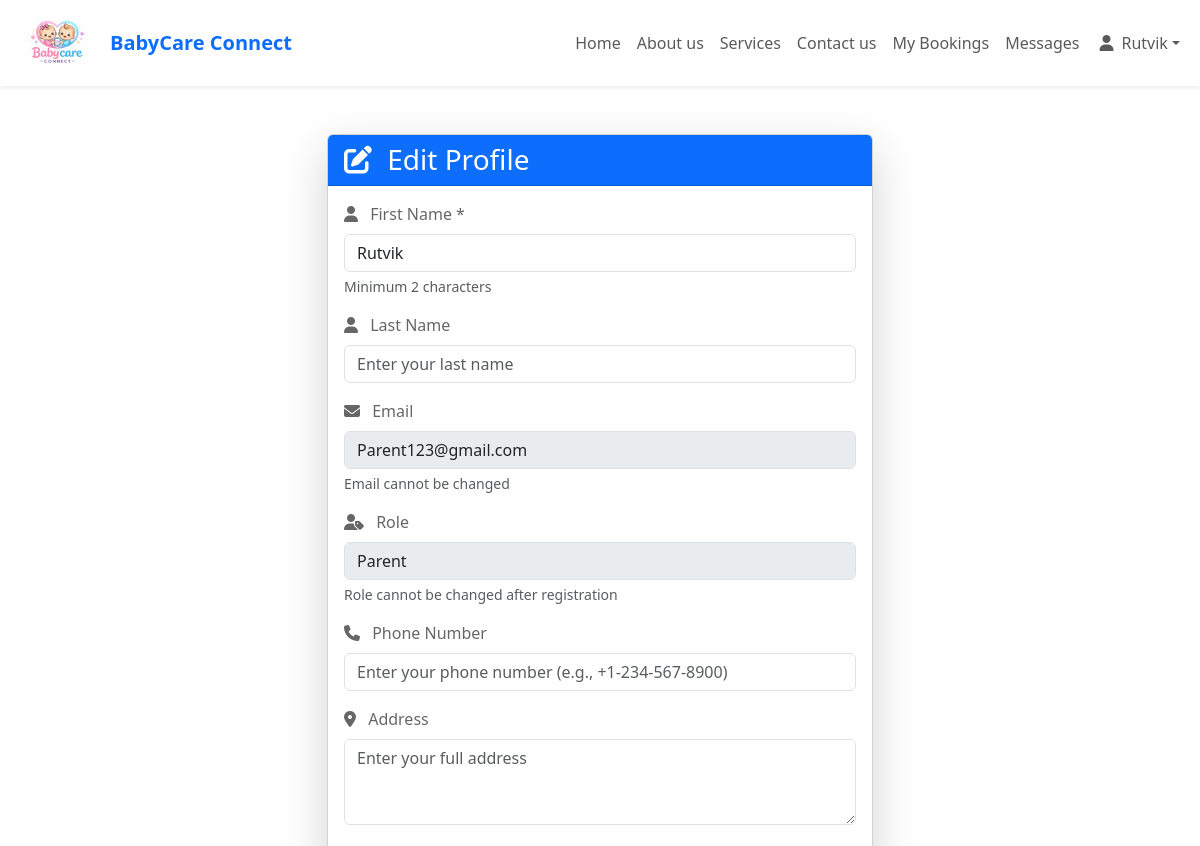
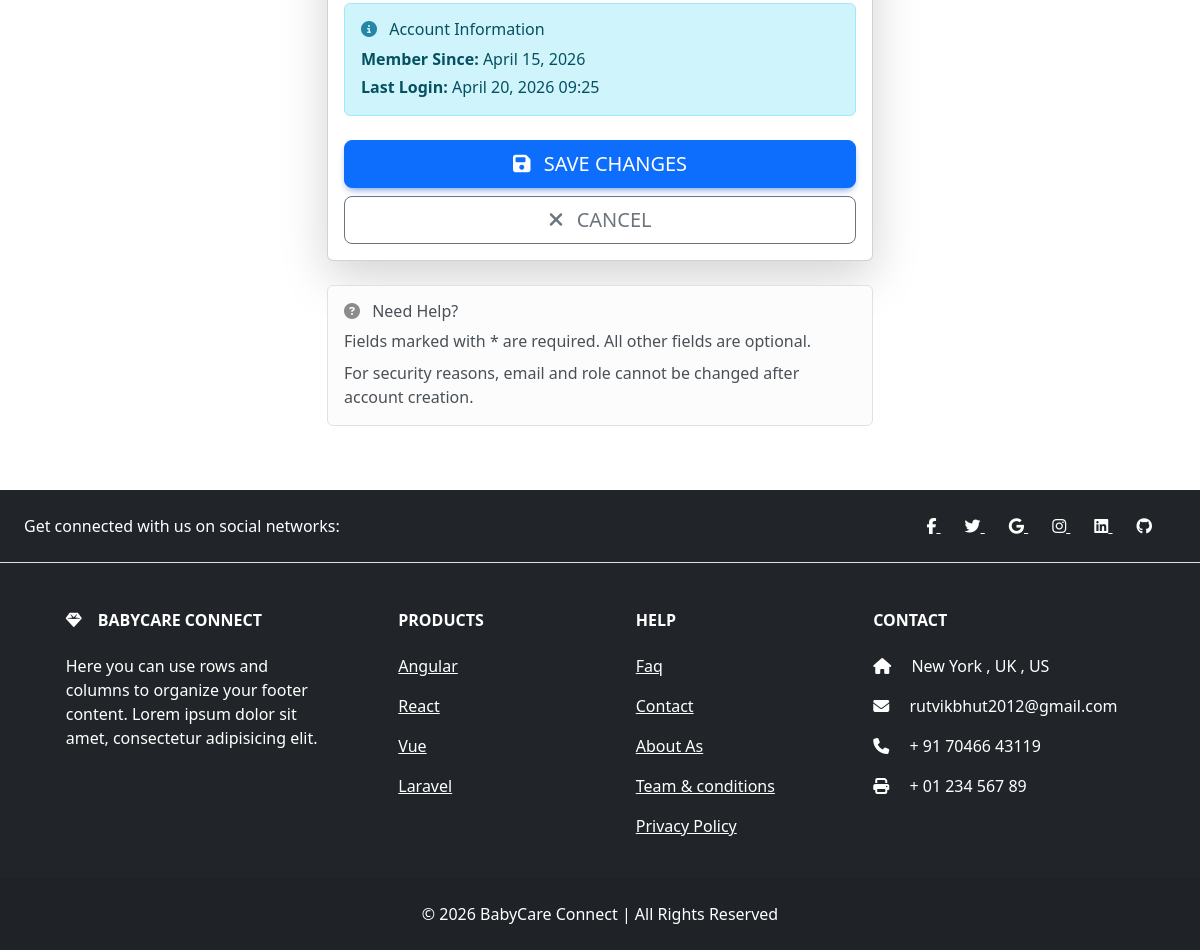
Page /profile/edit/ (signed in) on the committed database (2 pictures, top to bottom).
### babycareapp/models.py (models this page shows, shortened)
class User(AbstractUser):
    IS_PARENT = 'parent'
    IS_PROVIDER = 'provider'
    IS_ADMIN = 'admin'
    ROLE_CHOICES = [
        (IS_PARENT, 'Parent'),
        (IS_PROVIDER, 'Childcare Provider'),
        (IS_ADMIN, 'Admin'),
    ]
    email = models.EmailField(unique=True)
    role = models.CharField(max_length=10, choices=ROLE_CHOICES, default=IS_PARENT)
    phone_number = models.CharField(max_length=15, blank=True)
    address = models.TextField(blank=True)
    last_activity = models.DateTimeField(null=True, blank=True)
    is_typing = models.BooleanField(default=False)
    typing_to = models.IntegerField(null=True, blank=True)
    USERNAME_FIELD = 'email'
    REQUIRED_FIELDS = ['username']

### babycareapp/views.py (the view, shortened to what this page needs)
# urls.py: path('profile/edit/', views.edit_profile, name='edit_profile'),
@login_required
@cache_control(no_cache=True, no_store=True, must_revalidate=True)
def edit_profile(request):
    user = request.user
    return render(request, 'babycareapp/edit_profile.html', {'user': user})

### babycareapp/context_processors.py (called while the page is built)
def unread_messages(request):
    if request.user.is_authenticated:
        count = Message.objects.filter(receiver=request.user, is_read=False).count()
        return {'unread_count': count}
    return {'unread_count': 0}

### babycareapp/templates/babycareapp/edit_profile.html (shortened to what this page needs)
{% extends "babycareapp/nav.html" %}
{% block content %}
<!DOCTYPE html>
<html lang="en">
<head>
    <link href="https://cdn.jsdelivr.net/npm/bootstrap@5.3.2/dist/css/bootstrap.min.css" rel="stylesheet">
    <link rel="stylesheet" href="https://cdnjs.cloudflare.com/ajax/libs/font-awesome/6.5.1/css/all.min.css">
</head>
<body>
    <div class="container mt-5 mb-5">
        <div class="row justify-content-center">
            <div class="col-lg-6">
                <div class="card shadow-lg">
                    <div class="card-header bg-primary text-white">
                        <h3 class="mb-0">
                            <i class="fas fa-edit me-2"></i> Edit Profile
                        </h3>
                    </div>
                    <div class="card-body">
                        <form method="POST" class="needs-validation" novalidate>
                            <div class="mb-3">
                                <label for="first_name" class="form-label">
                                    <i class="fas fa-user me-2"></i> First Name *
                                </label>
                                <input
                                    type="text"
                                    class="form-control"
                                    id="first_name"
                                    name="first_name"
                                    value="{{ user.first_name }}"
                                    placeholder="Enter your first name"
                                    required
                                >
                                <div class="form-text">Minimum 2 characters</div>
                            </div>
                            <div class="mb-3">
                                <label for="last_name" class="form-label">
                                    <i class="fas fa-user me-2"></i> Last Name
                                </label>
                                <input
                                    type="text"
                                    class="form-control"
                                    id="last_name"
                                    name="last_name"
                                    value="{{ user.last_name }}"
                                    placeholder="Enter your last name"
                                >
                            </div>
                            <div class="mb-3">
                                <label for="email" class="form-label">
                                    <i class="fas fa-envelope me-2"></i> Email
                                </label>
                                <input
                                    type="email"
                                    class="form-control"
                                    id="email"
                                    value="{{ user.email }}"
                                    disabled
                                >
                                <div class="form-text">Email cannot be changed</div>
                            </div>
                            <div class="mb-3">
                                <label for="role" class="form-label">
                                    <i class="fas fa-user-tag me-2"></i> Role
                                </label>
                                <input
                                    type="text"
                                    class="form-control"
                                    id="role"
                                    value="{% if user.role == 'provider' %}Childcare Provider{% elif user.role == 'parent' %}Parent{% elif user.role == 'admin' %}Administrator{% endif %}"
                                    disabled
                                >
                                <div class="form-text">Role cannot be changed after registration</div>
                            </div>
                            <div class="mb-3">
                                <label for="phone_number" class="form-label">
                                    <i class="fas fa-phone me-2"></i> Phone Number
                                </label>
                                <input
                                    type="tel"
                                    class="form-control"
                                    id="phone_number"
                                    name="phone_number"
                                    value="{{ user.phone_number }}"
                                    placeholder="Enter your phone number (e.g., +1-234-567-8900)"
                                >
                            </div>
                            <div class="mb-4">
                                <label for="address" class="form-label">
                                    <i class="fas fa-map-marker-alt me-2"></i> Address
                                </label>
                                <textarea
                                    class="form-control"
                                    id="address"
                                    name="address"
                                    rows="3"
                                    placeholder="Enter your full address"
                                >{{ user.address }}</textarea>
                            </div>
                            <div class="alert alert-info mb-4">
                                <h6 class="alert-heading">
                                    <i class="fas fa-info-circle me-2"></i> Account Information
                                </h6>
                                <p class="mb-1">
                                    <strong>Member Since:</strong> {{ user.date_joined|date:"F d, Y" }}
                                </p>
                                <p class="mb-0">
                                    <strong>Last Login:</strong>
                                    {% if user.last_login %}
                                        {{ user.last_login|date:"F d, Y H:i" }}
                                    {% else %}
                                        Never
                                    {% endif %}
                                </p>
                            </div>
                            <div class="d-grid gap-2">
                                <button type="submit" class="btn btn-primary btn-lg">
                                    <i class="fas fa-save me-2"></i> Save Changes
                                </button>
                                <a href="{% url 'user_profile' %}" class="btn btn-outline-secondary btn-lg">
                                    <i class="fas fa-times me-2"></i> Cancel
                                </a>
                            </div>
                        </form>
                    </div>
                </div>
                <div class="alert alert-light mt-4 border">
                    <h6 class="alert-heading">
                        <i class="fas fa-question-circle me-2"></i> Need Help?
                    </h6>
                    <p class="mb-2">
                        Fields marked with * are required. All other fields are optional.
                    </p>
                    <p class="mb-0">
                        For security reasons, email and role cannot be changed after account creation.
                    </p>
                </div>
            </div>
        </div>
    </div>
</body>
</html>
{% endblock content %}

### babycareapp/templates/babycareapp/nav.html (shortened to what this page needs)
{% load static %}
<!DOCTYPE html>
<html lang="en">
<head>
    <link href="https://cdn.jsdelivr.net/npm/bootstrap@5.3.2/dist/css/bootstrap.min.css" rel="stylesheet">
    <link rel="stylesheet" href="path/to/font-awesome/css/font-awesome.min.css">
     <link rel="stylesheet" href="https://cdnjs.cloudflare.com/ajax/libs/font-awesome/4.7.0/css/font-awesome.min.css">
      <link rel="stylesheet" href="https://cdnjs.cloudflare.com/ajax/libs/font-awesome/6.5.1/css/all.min.css">
      <link rel="stylesheet"
      href="https://cdnjs.cloudflare.com/ajax/libs/font-awesome/6.5.1/css/all.min.css">
        <link
  href="https://cdnjs.cloudflare.com/ajax/libs/mdb-ui-kit/6.4.2/mdb.min.css"
  rel="stylesheet"
/>
</head>
<body>
<nav class="navbar navbar-expand-lg navbar-light bg-white sticky-top shadow-sm">
    <div class="container-fluid">
        <a class="navbar-brand d-flex align-items-center" href="{% url 'home' %}">
            <img src="{% static 'images/logo.png' %}" alt="BabyCare Connect Logo" height="60" class="d-inline-block align-top me-2">
            <span class="fw-bold text-primary d-none d-sm-block">BabyCare Connect</span>
        </a>
        <div class="collapse navbar-collapse" id="navMenu">
            <ul class="navbar-nav ms-auto">
                {% if request.resolver_match.url_name == 'home' or request.resolver_match.url_name == 'user_profile' %}
                <li class="nav-item"><a class="nav-link active disabled" href="#">Home</a></li>
                <li class="nav-item"><a class="nav-link" href="{% url "about" %}">About us</a></li>
                {% else %}
                <li class="nav-item"><a class="nav-link" href="{% url "home" %}">Home</a></li>
                <li class="nav-item"><a class="nav-link" href="{% url "about" %}">About us</a></li>
                {% endif %}
                {% if request.user.is_authenticated %}
                <li class="nav-item"><a class="nav-link" href="{% url "service_list" %}">Services</a></li>
                <li class="nav-item"><a class="nav-link" href="{% url "contact" %}">Contact us</a></li>
                {% if request.user.role == 'provider' %}
                <li class="nav-item"><a class="nav-link" href="{% url "provider_dashboard" %}">Dashboard</a></li>
                <li class="nav-item"><a class="nav-link" href="{% url "inbox" %}">Messages</a></li>
                {% elif request.user.role == 'parent' %}
                <li class="nav-item"><a class="nav-link" href="{% url "parent_bookings" %}">My Bookings</a></li>
                <li class="nav-item"><a class="nav-link" href="{% url "inbox" %}">Messages</a></li>
                {% elif request.user.role == 'admin' %}
                <li class="nav-item"><a class="nav-link" href="{% url "admin_dashboard" %}">Admin Dashboard</a></li>
                {% endif %}
                {% else %}
                <li class="nav-item"><a class="nav-link" href="{% url "contact" %}">Contact us</a></li>
                {% endif %}
                {% if request.user.is_authenticated %}
                <li class="nav-item dropdown">
                  <a class="nav-link dropdown-toggle d-flex align-items-center" href="#" id="navbarDropdownMenuLink" role="button" data-bs-toggle="dropdown" aria-expanded="false">
                    <i class="fas fa-user mx-1"></i>
                    <span class="ms-1">
                        {% if request.user.first_name %}
                            {{ request.user.first_name }}
                        {% else %}
                            {{ request.user.email|truncatechars:20 }}
                        {% endif %}
                    </span>
                  </a>
                </li>
                {% else %}
                <li class="nav-item"><a class="nav-link btn btn-baby-blue text-white px-4 mx-1" href="{% url "login" %}">Login</a></li>
                <li class="nav-item"><a class="nav-link btn btn-baby-pink text-white px-4 mx-1" href="{% url 'register' %}">Register</a></li>
                {% endif %}
            </ul>
        </div>
    </div>
</nav>
{% block content %}
{% endblock content %}
<footer class="text-center text-lg-start bg-dark text-white ">
  <section class="d-flex justify-content-center justify-content-lg-between p-4 border-bottom ">
    <div class="me-5 d-none d-lg-block">
      <span>Get connected with us on social networks:</span>
    </div>
    <div>
      <a href="" class="me-4 text-reset">
        <i class="fab fa-facebook-f"></i>
      </a>
      <a href="" class="me-4 text-reset">
        <i class="fab fa-twitter"></i>
      </a>
      <a href="" class="me-4 text-reset">
        <i class="fab fa-google"></i>
      </a>
      <a href="" class="me-4 text-reset">
        <i class="fab fa-instagram"></i>
      </a>
      <a href="" class="me-4 text-reset">
        <i class="fab fa-linkedin"></i>
      </a>
      <a href="" class="me-4 text-reset">
        <i class="fab fa-github"></i>
      </a>
    </div>
  </section>
  <section class="">
    <div class="container text-center text-md-start mt-5">
      <div class="row mt-3">
        <div class="col-md-3 col-lg-4 col-xl-3 mx-auto mb-4">
          <h6 class="text-uppercase fw-bold mb-4">
            <i class="fas fa-gem me-3"></i>BabyCare Connect
          </h6>
          <p>
            Here you can use rows and columns to organize your footer content. Lorem ipsum
            dolor sit amet, consectetur adipisicing elit.
          </p>
        </div>
        <div class="col-md-2 col-lg-2 col-xl-2 mx-auto mb-4">
          <h6 class="text-uppercase fw-bold mb-4">
            Products
          </h6>
          <p>
            <a href="#!" class="text-reset">Angular</a>
          </p>
          <p>
            <a href="#!" class="text-reset">React</a>
          </p>
          <p>
            <a href="#!" class="text-reset">Vue</a>
          </p>
          <p>
            <a href="#!" class="text-reset">Laravel</a>
          </p>
        </div>
        <div class="col-md-3 col-lg-2 col-xl-2 mx-auto mb-4">
          <h6 class="text-uppercase fw-bold mb-4">
            Help
          </h6>
          <p>
            <a href="#!" class="text-reset">Faq</a>
          </p>
          <p>
            <a href="{% url "contact" %}" class="text-reset">Contact</a>
          </p>
          <p>
            <a href="{% url "about" %}" class="text-reset">About As</a>
          </p>
          <p>
            <a href="#!" class="text-reset">Team & conditions</a>
          </p>
          <p>
            <a href="#!" class="text-reset">Privacy Policy</a>
          </p>
        </div>
        <div class="col-md-4 col-lg-3 col-xl-3 mx-auto mb-md-0 mb-4">
          <h6 class="text-uppercase fw-bold mb-4">Contact</h6>
          <p><i class="fas fa-home me-3"></i> New York , UK , US</p>
          <p>
            <i class="fas fa-envelope me-3"></i>
            rutvikbhut2012@gmail.com
          </p>
          <p><i class="fas fa-phone me-3"></i> + 91 70466 43119</p>
          <p><i class="fas fa-print me-3"></i> + 01 234 567 89</p>
        </div>
      </div>
    </div>
  </section>
  <div class="text-center p-4" style="background-color: rgba(0, 0, 0, 0.05);">
    © 2026 BabyCare Connect | All Rights Reserved
  </div>
</footer>
</body>
</html>

### rows in the picture
User: user.first_name "Rutvik", first_name "Rutvik", email "Parent123@gmail.com", role "Parent", date_joined "April 15, 2026", last_login "April 20, 2026 09:25"
